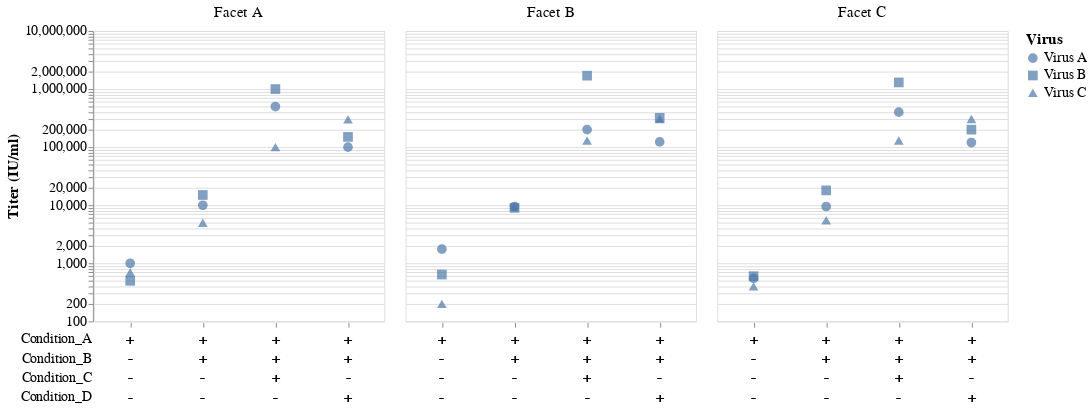

Notebook code for this chart:
### Markdown cell above
In addition to `color` and `facet`, you can encode variables in `shape`.

### Code cell
plot_titers(
    data,
    titer_col="Titer",
    condition_cols=["Condition_A", "Condition_B", "Condition_C", "Condition_D"],
    facet_col="Facet",
    shape_col="Virus"
)

### Figure 1 — Vega-Lite specification as saved in the notebook (floating-point values rounded to 4 significant figures)
{"config": {"view": {"continuousWidth": 300, "continuousHeight": 300}}, "vconcat": [{"mark": {"type": "point", "filled": true, "size": 100}, "encoding": {"column": {"field": "Facet", "header": {"labelFontSize": 16, "labels": true, "title": null}, "type": "nominal"}, "shape": {"field": "Virus", "legend": {"labelFontSize": 14, "title": "Virus", "titleFontSize": 16}, "type": "nominal"}, "tooltip": [{"field": "Titer", "type": "quantitative"}, {"field": "Virus", "type": "nominal"}, {"field": "Facet", "type": "nominal"}, {"field": "Condition_A", "type": "nominal"}, {"field": "Condition_B", "type": "nominal"}, {"field": "Condition_C", "type": "nominal"}, {"field": "Condition_D", "type": "nominal"}], "x": {"axis": {"domain": false, "grid": false, "labelFontSize": 14, "labels": false, "ticks": true, "title": null}, "field": "ID", "type": "nominal"}, "y": {"axis": {"labelFontSize": 14, "titleFontSize": 16}, "field": "Titer", "scale": {"type": "log"}, "title": "Titer (IU/ml)", "type": "quantitative"}}, "width": 300}, {"mark": {"type": "text", "size": 15}, "encoding": {"column": {"field": "Facet", "header": {"labels": false, "title": null}, "type": "nominal"}, "text": {"field": "Text", "type": "nominal"}, "x": {"axis": null, "field": "ID", "type": "nominal"}, "y": {"axis": {"domain": false, "grid": false, "labelFontSize": 14, "ticks": false, "title": null}, "field": "Condition", "type": "nominal"}}, "transform": [{"fold": ["Condition_A", "Condition_B", "Condition_C", "Condition_D"], "as": ["Condition", "Text"]}], "view": {"strokeWidth": 1e-05}, "width": 300}], "data": {"name": "data-48e68cca907ae27f3539e429469ea545"}, "spacing": 0, "title": {"text": "", "align": "center", "anchor": "middle", "fontSize": 20, "offset": 20}, "$schema": "https://vega.github.io/schema/vega-lite/v5.20.1.json", "datasets": {"data-48e68cca907ae27f3539e429469ea545": [{"Titer": 1000, "Virus": "Virus A", "Facet": "Facet A", "Condition_A": "+", "Condition_B": "-", "Condition_C": "-", "Condition_D": "-", "ID": "A"}, {"Titer": 10000, "Virus": "Virus A", "Facet": "Facet A", "Condition_A": "+", "Condition_B": "+", "Condition_C": "-", "Condition_D": "-", "ID": "A_B"}, {"Titer": 100000, "Virus": "Virus A", "Facet": "Facet A", "Condition_A": "+", "Condition_B": "+", "Condition_C": "-", "Condition_D": "+", "ID": "A_B_D"}, {"Titer": 500000, "Virus": "Virus A", "Facet": "Facet A", "Condition_A": "+", "Condition_B": "+", "Condition_C": "+", "Condition_D": "-", "ID": "A_B_C"}, {"Titer": 500, "Virus": "Virus B", "Facet": "Facet A", "Condition_A": "+", "Condition_B": "-", "Condition_C": "-", "Condition_D": "-", "ID": "A"}, {"Titer": 15000, "Virus": "Virus B", "Facet": "Facet A", "Condition_A": "+", "Condition_B": "+", "Condition_C": "-", "Condition_D": "-", "ID": "A_B"}, {"Titer": 150000, "Virus": "Virus B", "Facet": "Facet A", "Condition_A": "+", "Condition_B": "+", "Condition_C": "-", "Condition_D": "+", "ID": "A_B_D"}, {"Titer": 1000000, "Virus": "Virus B", "Facet": "Facet A", "Condition_A": "+", "Condition_B": "+", "Condition_C": "+", "Condition_D": "-", "ID": "A_B_C"}, {"Titer": 700, "Virus": "Virus C", "Facet": "Facet A", "Condition_A": "+", "Condition_B": "-", "Condition_C": "-", "Condition_D": "-", "ID": "A"}, {"Titer": 5000, "Virus": "Virus C", "Facet": "Facet A", "Condition_A": "+", "Condition_B": "+", "Condition_C": "-", "Condition_D": "-", "ID": "A_B"}, {"Titer": 300000, "Virus": "Virus C", "Facet": "Facet A", "Condition_A": "+", "Condition_B": "+", "Condition_C": "-", "Condition_D": "+", "ID": "A_B_D"}, {"Titer": 100000, "Virus": "Virus C", "Facet": "Facet A", "Condition_A": "+", "Condition_B": "+", "Condition_C": "+", "Condition_D": "-", "ID": "A_B_C"}, {"Titer": 1750, "Virus": "Virus A", "Facet": "Facet B", "Condition_A": "+", "Condition_B": "-", "Condition_C": "-", "Condition_D": "-", "ID": "A"}, {"Titer": 9500, "Virus": "Virus A", "Facet": "Facet B", "Condition_A": "+", "Condition_B": "+", "Condition_C": "-", "Condition_D": "-", "ID": "A_B"}, {"Titer": 123000, "Virus": "Virus A", "Facet": "Facet B", "Condition_A": "+", "Condition_B": "+", "Condition_C": "-", "Condition_D": "+", "ID": "A_B_D"}, {"Titer": 200000, "Virus": "Virus A", "Facet": "Facet B", "Condition_A": "+", "Condition_B": "+", "Condition_C": "+", "Condition_D": "-", "ID": "A_B_C"}, {"Titer": 640, "Virus": "Virus B", "Facet": "Facet B", "Condition_A": "+", "Condition_B": "-", "Condition_C": "-", "Condition_D": "-", "ID": "A"}, {"Titer": 9000, "Virus": "Virus B", "Facet": "Facet B", "Condition_A": "+", "Condition_B": "+", "Condition_C": "-", "Condition_D": "-", "ID": "A_B"}, {"Titer": 320000, "Virus": "Virus B", "Facet": "Facet B", "Condition_A": "+", "Condition_B": "+", "Condition_C": "-", "Condition_D": "+", "ID": "A_B_D"}, {"Titer": 1700000, "Virus": "Virus B", "Facet": "Facet B", "Condition_A": "+", "Condition_B": "+", "Condition_C": "+", "Condition_D": "-", "ID": "A_B_C"}, {"Titer": 200, "Virus": "Virus C", "Facet": "Facet B", "Condition_A": "+", "Condition_B": "-", "Condition_C": "-", "Condition_D": "-", "ID": "A"}, {"Titer": 9500, "Virus": "Virus C", "Facet": "Facet B", "Condition_A": "+", "Condition_B": "+", "Condition_C": "-", "Condition_D": "-", "ID": "A_B"}, {"Titer": 305000, "Virus": "Virus C", "Facet": "Facet B", "Condition_A": "+", "Condition_B": "+", "Condition_C": "-", "Condition_D": "+", "ID": "A_B_D"}, {"Titer": 130000, "Virus": "Virus C", "Facet": "Facet B", "Condition_A": "+", "Condition_B": "+", "Condition_C": "+", "Condition_D": "-", "ID": "A_B_C"}, {"Titer": 550, "Virus": "Virus A", "Facet": "Facet C", "Condition_A": "+", "Condition_B": "-", "Condition_C": "-", "Condition_D": "-", "ID": "A"}, {"Titer": 9500, "Virus": "Virus A", "Facet": "Facet C", "Condition_A": "+", "Condition_B": "+", "Condition_C": "-", "Condition_D": "-", "ID": "A_B"}, {"Titer": 120000, "Virus": "Virus A", "Facet": "Facet C", "Condition_A": "+", "Condition_B": "+", "Condition_C": "-", "Condition_D": "+", "ID": "A_B_D"}, {"Titer": 400000, "Virus": "Virus A", "Facet": "Facet C", "Condition_A": "+", "Condition_B": "+", "Condition_C": "+", "Condition_D": "-", "ID": "A_B_C"}, {"Titer": 600, "Virus": "Virus B", "Facet": "Facet C", "Condition_A": "+", "Condition_B": "-", "Condition_C": "-", "Condition_D": "-", "ID": "A"}, {"Titer": 18000, "Virus": "Virus B", "Facet": "Facet C", "Condition_A": "+", "Condition_B": "+", "Condition_C": "-", "Condition_D": "-", "ID": "A_B"}, {"Titer": 200000, "Virus": "Virus B", "Facet": "Facet C", "Condition_A": "+", "Condition_B": "+", "Condition_C": "-", "Condition_D": "+", "ID": "A_B_D"}, {"Titer": 1300000, "Virus": "Virus B", "Facet": "Facet C", "Condition_A": "+", "Condition_B": "+", "Condition_C": "+", "Condition_D": "-", "ID": "A_B_C"}, {"Titer": 400, "Virus": "Virus C", "Facet": "Facet C", "Condition_A": "+", "Condition_B": "-", "Condition_C": "-", "Condition_D": "-", "ID": "A"}, {"Titer": 5500, "Virus": "Virus C", "Facet": "Facet C", "Condition_A": "+", "Condition_B": "+", "Condition_C": "-", "Condition_D": "-", "ID": "A_B"}, {"Titer": 305000, "Virus": "Virus C", "Facet": "Facet C", "Condition_A": "+", "Condition_B": "+", "Condition_C": "-", "Condition_D": "+", "ID": "A_B_D"}, {"Titer": 130000, "Virus": "Virus C", "Facet": "Facet C", "Condition_A": "+", "Condition_B": "+", "Condition_C": "+", "Condition_D": "-", "ID": "A_B_C"}]}}
